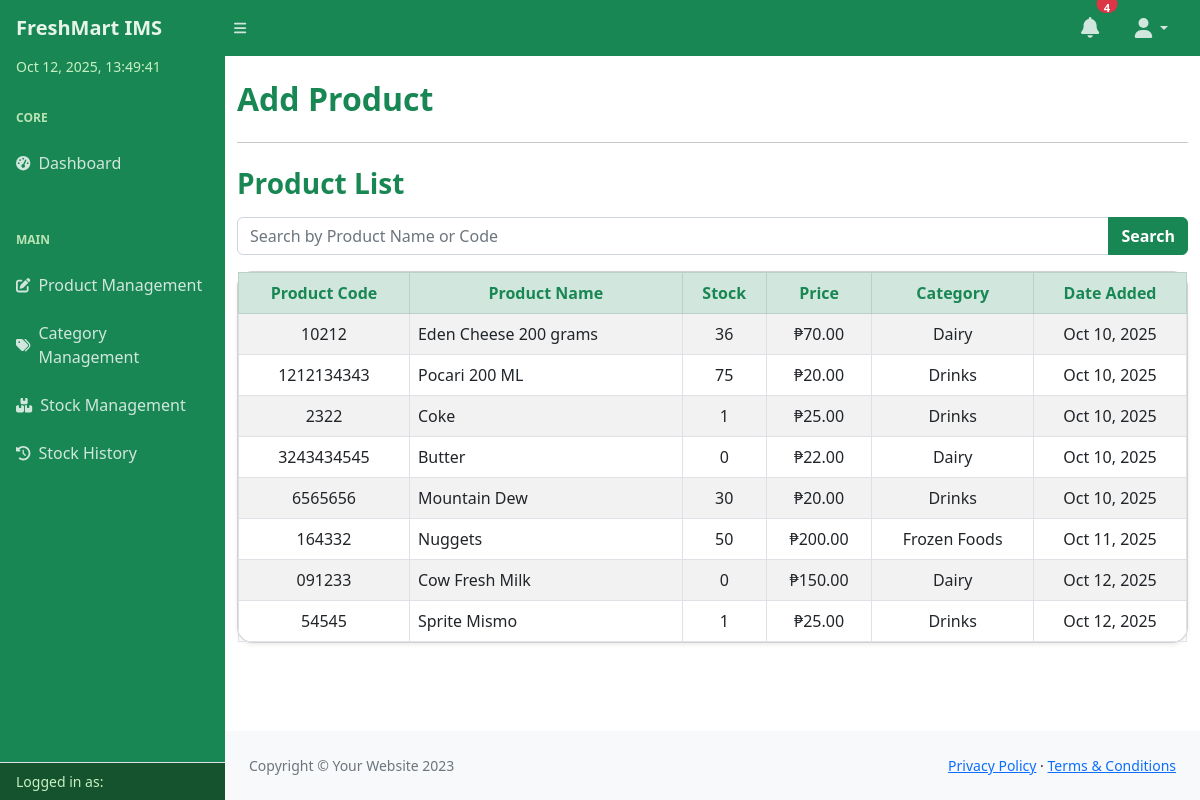
/inventory/products/ (signed in), run on the app's committed database.
### inventory/models.py (models this page shows, shortened)
class InventoryItem(models.Model):
    product_name = models.CharField(max_length=100)
    product_code = models.CharField(max_length=50)
    description = models.TextField(blank=True)
    quantity_in_stock = models.IntegerField(default=0)
    price = models.DecimalField(max_digits=10, decimal_places=2)
    category = models.ForeignKey(Category, on_delete=models.SET_NULL, null=True, blank=True)
    created_at = models.DateTimeField(auto_now_add=True)
    updated_at = models.DateTimeField(auto_now=True)

class Category(models.Model):
    category_name = models.CharField(max_length=100)
    description = models.TextField(blank=True)
    def __str__(self):
        return self.category_name

### inventory/views.py (the view)
# urls.py: path('products/', views.product_manage, name='product_manage'),
@login_required
def product_manage(request, pk=None):
    if pk:
        item = get_object_or_404(InventoryItem, id=pk)
        edit_mode = True
    else:
        item = None
        edit_mode = False
    if request.method == "POST":
        if "delete" in request.POST:
            ProductHistory.objects.create(
                product=item,  # Safe because ProductHistory.product uses SET_NULL
                action="Deleted",
                description=f"You deleted the product '{item.product_name}'.",
                user=request.user,
            )
            item.delete()
            messages.success(request, "Product deleted successfully.")
            return redirect("product_manage")
        else:
            from .forms import InventoryItemForm
            form = InventoryItemForm(request.POST, instance=item)
            if form.is_valid():
                product = form.save(commit=False)
                product.save()
                if edit_mode:
                    ProductHistory.objects.create(
                        product=product,
                        action="Updated",
                        description=f"You updated the product '{product.product_name}'.",
                        user=request.user,
                    )
                    messages.success(request, "Product updated successfully.")
                else:
                    ProductHistory.objects.create(
                        product=product,
                        action="Added",
                        description=f"You added a new product '{product.product_name}'.",
                        user=request.user,
                    )
                    messages.success(request, "Product added successfully.")
                return redirect("product_manage")
    else:
        from .forms import InventoryItemForm
        form = InventoryItemForm(instance=item)
    query = request.GET.get("q")
    items = InventoryItem.objects.all()
    if query:
        items = items.filter(product_name__icontains=query) | items.filter(product_code__icontains=query)
    history = ProductHistory.objects.order_by("-date")
    return render(request, "inventory/manage_product.html", {
        "form": form,
        "items": items,
        "edit_mode": edit_mode,
        "history": history,
    })

### inventory/forms.py
class InventoryItemForm(forms.ModelForm):
    class Meta:
        model = InventoryItem
        fields = ['product_code', 'product_name', 'description', 'price', 'category']
        widgets = {
            'description': forms.TextInput(attrs={
                'placeholder': 'Enter description',
            }),
        }

### inventory/context_processors.py (called while the page is built)
def profile_picture(request):
    if request.user.is_authenticated:
        profile = getattr(request.user, 'userprofile', None)
        if profile and profile.picture:
            return {'profile_picture_url': profile.picture.url}
    return {'profile_picture_url': None}

### templates/inventory/manage_product.html (shortened to what this page needs)
{% load widget_tweaks %}
{% include "partials/header.html" %}
<body class="sb-nav-fixed">
{% include "partials/navbar.html" %}
<div id="layoutSidenav">
    {% include "partials/sidebar.html" %}
    <div id="layoutSidenav_content">
        <main>
            <div class="container mt-4">
                <h2 class="mb-4 fw-bold text-success">
                    {% if edit_mode %}Edit Product{% else %}Add Product{% endif %}
                </h2>
                <hr class="mb-4">
                <h3 class="mb-3 fw-bold text-success">Product List</h3>
                <form method="get" class="mb-3">
                    <div class="input-group">
                        <input type="text" name="q" value="{{ request.GET.q }}" class="form-control" placeholder="Search by Product Name or Code">
                        <button class="btn btn-success fw-semibold" type="submit">
                             Search
                        </button>
                    </div>
                </form>
                <div class="card shadow-sm rounded-4">
                    <div class="card-body p-0">
                        <div class="table-responsive">
                            <table class="table table-bordered table-striped table-hover mb-0">
                                <thead class="table-success text-success text-center align-middle">
                                    <tr>
                                        <th>Product Code</th>
                                        <th>Product Name</th>
                                        <th>Stock</th>
                                        <th>Price</th>
                                        <th>Category</th>
                                        <th>Date Added</th>
                                    </tr>
                                </thead>
                                <tbody>
                                    {% for item in items %}
                                    <tr class="align-middle text-center">
                                        <td>{{ item.product_code }}</td>
                                        <td class="text-start">{{ item.product_name }}</td>
                                        <td>{{ item.quantity_in_stock }}</td>
                                        <td>₱{{ item.price|floatformat:2 }}</td>
                                        <td>{{ item.category }}</td>
                                        <td>{{ item.created_at|date:"M d, Y" }}</td>
                                    </tr>
                                    {% empty %}
                                    <tr>
                                        <td colspan="{% if request.user.is_authenticated and request.user.userprofile.role == 'Admin' %}7{% else %}6{% endif %}" class="text-center text-muted fst-italic py-4">
                                            No products available.
                                        </td>
                                    </tr>
                                    {% endfor %}
                                </tbody>
                            </table>
                        </div>
                    </div>
                </div>
            </div>
        </main>
        {% include "partials/footer.html" %}
    </div>
</div>
</body>
</html>

### data on the page
InventoryItem: product_code "10212", product_name "Eden Cheese 200 grams", quantity_in_stock "36", price "70.00", category "Dairy", created_at "Oct 10, 2025"
InventoryItem: product_code "1212134343", product_name "Pocari 200 ML", quantity_in_stock "75", price "20.00", category "Drinks", created_at "Oct 10, 2025"
InventoryItem: product_code "2322", product_name "Coke", quantity_in_stock "1", price "25.00", category "Drinks", created_at "Oct 10, 2025"
InventoryItem: product_code "3243434545", product_name "Butter", quantity_in_stock "0", price "22.00", category "Dairy", created_at "Oct 10, 2025"
InventoryItem: product_code "6565656", product_name "Mountain Dew", quantity_in_stock "30", price "20.00", category "Drinks", created_at "Oct 10, 2025"
InventoryItem: product_code "164332", product_name "Nuggets", quantity_in_stock "50", price "200.00", category "Frozen Foods", created_at "Oct 11, 2025"
InventoryItem: product_code "091233", product_name "Cow Fresh Milk", quantity_in_stock "0", price "150.00", category "Dairy", created_at "Oct 12, 2025"
InventoryItem: product_code "54545", product_name "Sprite Mismo", quantity_in_stock "1", price "25.00", category "Drinks", created_at "Oct 12, 2025"
